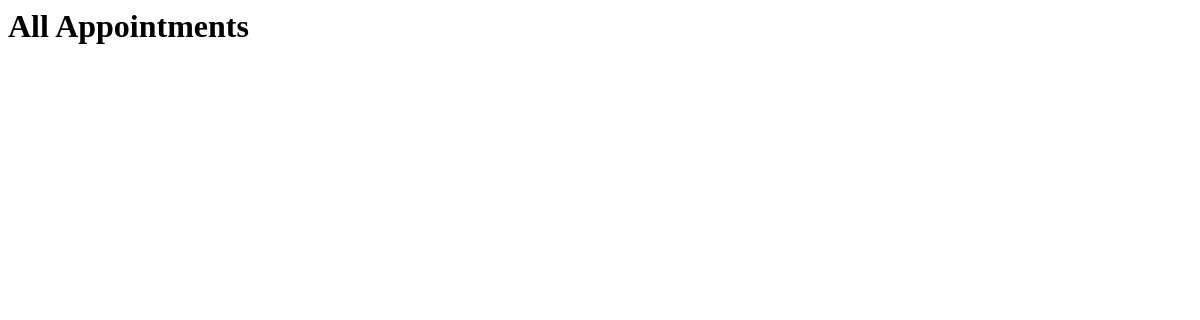
/appointment/ (signed in), run on an earlier commit of the app's database.
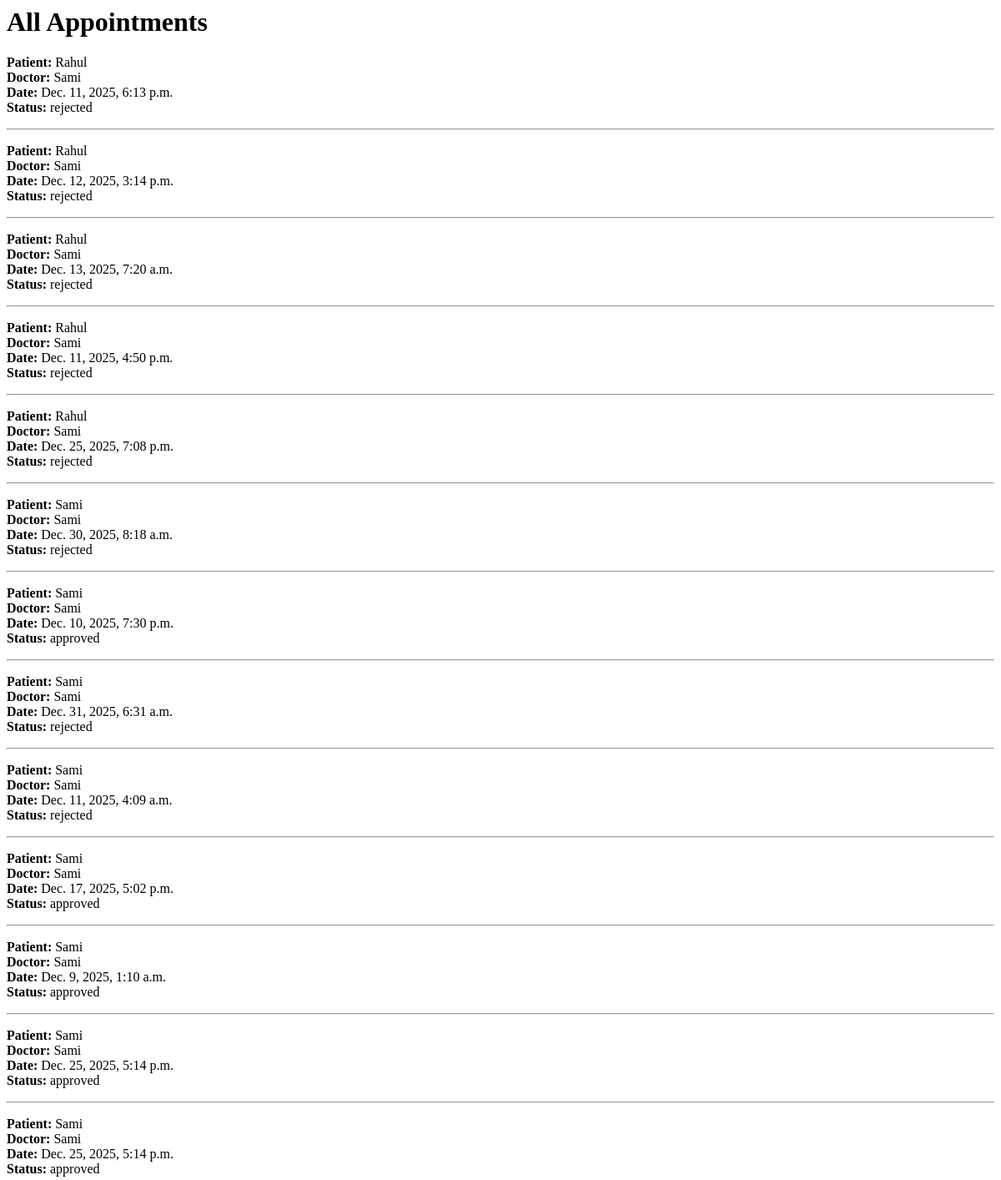
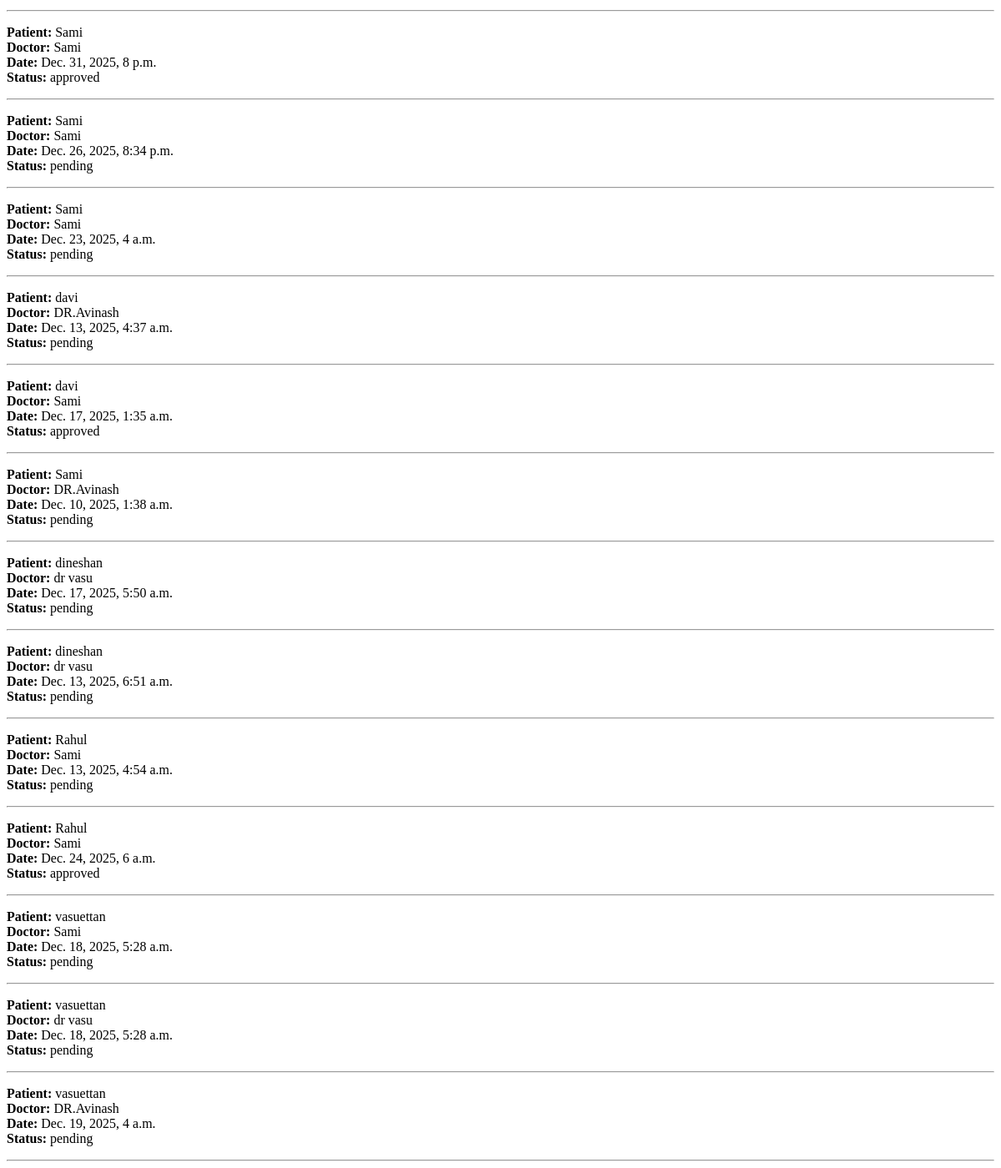
And on a later commit of the database (2 pictures, top to bottom).
### appointments/models.py (models this page shows, shortened)
class Appointment(models.Model):
    STATUS_CHOICES = (
        ("pending", "Pending"),
        ("approved", "Approved"),
        ("rejected", "Rejected"),
    )
    PAYMENT_STATUS = (
        ("unpaid", "Unpaid"),
        ("paid", "Paid"),
    )
    patient = models.ForeignKey(
        User,
        on_delete=models.CASCADE,
        related_name="patient_appointments"
    )
    doctor = models.ForeignKey(
        User,
        on_delete=models.CASCADE,
        related_name="doctor_appointments"
    )
    date = models.DateTimeField()
    reason = models.TextField(blank=True)
    status = models.CharField(
        max_length=10,
        choices=STATUS_CHOICES,
        default="pending"
    )
    payment_status = models.CharField(
        max_length=20,
        choices=PAYMENT_STATUS,
        default="unpaid"
    )
    razorpay_order_id = models.CharField(max_length=200, null=True, blank=True)
    razorpay_payment_id = models.CharField(max_length=200, null=True, blank=True)
    razorpay_signature = models.CharField(max_length=200, null=True, blank=True)
    created_at = models.DateTimeField(auto_now_add=True)

### accounts/models.py (models this page shows, shortened)
class User(AbstractUser):
    ROLE_CHOICES = (
        ('patient', 'Patient'),
        ('doctor', 'Doctor'),
    )
    role = models.CharField(max_length=20, choices=ROLE_CHOICES, default='patient')

### appointments/views.py (the view)
# urls.py: path("", views.appointment_list, name="appointment_list"),
@login_required
def appointment_list(request):
    appointments = Appointment.objects.all()
    return render(request, "appointments/appointment_list.html", {"appointments": appointments})

### appointments/templates/appointments/appointment_list.html
<h1>All Appointments</h1>
{% for a in appointments %}
    <p>
        <strong>Patient:</strong> {{ a.patient.username }} <br>
        <strong>Doctor:</strong> {{ a.doctor.username }} <br>
        <strong>Date:</strong> {{ a.date }} <br>
        <strong>Status:</strong> {{ a.status }}
    </p>
    <hr>
{% endfor %}

What changed in the data, as far as the page shows it:
added Appointment: patient.username "Rahul", doctor.username "Sami", date "Dec. 11, 2025, 6:13 p.m.", status "rejected"
added Appointment: patient.username "Rahul", doctor.username "Sami", date "Dec. 12, 2025, 3:14 p.m.", status "rejected"
added Appointment: patient.username "Rahul", doctor.username "Sami", date "Dec. 13, 2025, 7:20 a.m.", status "rejected"
added Appointment: patient.username "Rahul", doctor.username "Sami", date "Dec. 11, 2025, 4:50 p.m.", status "rejected"
added Appointment: patient.username "Rahul", doctor.username "Sami", date "Dec. 25, 2025, 7:08 p.m.", status "rejected"
added Appointment: patient.username "Sami", doctor.username "Sami", date "Dec. 30, 2025, 8:18 a.m.", status "rejected"
added Appointment: patient.username "Sami", doctor.username "Sami", date "Dec. 10, 2025, 7:30 p.m.", status "approved"
added Appointment: patient.username "Sami", doctor.username "Sami", date "Dec. 31, 2025, 6:31 a.m.", status "rejected"
added Appointment: patient.username "Sami", doctor.username "Sami", date "Dec. 11, 2025, 4:09 a.m.", status "rejected"
added Appointment: patient.username "Sami", doctor.username "Sami", date "Dec. 17, 2025, 5:02 p.m.", status "approved"
added Appointment: patient.username "Sami", doctor.username "Sami", date "Dec. 9, 2025, 1:10 a.m.", status "approved"
added Appointment: patient.username "Sami", doctor.username "Sami", date "Dec. 25, 2025, 5:14 p.m.", status "approved"
added Appointment: patient.username "Sami", doctor.username "Sami", date "Dec. 25, 2025, 5:14 p.m.", status "approved"
added Appointment: patient.username "Sami", doctor.username "Sami", date "Dec. 31, 2025, 8 p.m.", status "approved"
added Appointment: patient.username "Sami", doctor.username "Sami", date "Dec. 26, 2025, 8:34 p.m.", status "pending"
added Appointment: patient.username "Sami", doctor.username "Sami", date "Dec. 23, 2025, 4 a.m.", status "pending"
added Appointment: patient.username "davi", doctor.username "DR.Avinash", date "Dec. 13, 2025, 4:37 a.m.", status "pending"
added Appointment: patient.username "davi", doctor.username "Sami", date "Dec. 17, 2025, 1:35 a.m.", status "approved"
added Appointment: patient.username "Sami", doctor.username "DR.Avinash", date "Dec. 10, 2025, 1:38 a.m.", status "pending"
added Appointment: patient.username "dineshan", doctor.username "dr vasu", date "Dec. 17, 2025, 5:50 a.m.", status "pending"
added Appointment: patient.username "dineshan", doctor.username "dr vasu", date "Dec. 13, 2025, 6:51 a.m.", status "pending"
added Appointment: patient.username "Rahul", doctor.username "Sami", date "Dec. 13, 2025, 4:54 a.m.", status "pending"
added Appointment: patient.username "Rahul", doctor.username "Sami", date "Dec. 24, 2025, 6 a.m.", status "approved"
added Appointment: patient.username "vasuettan", doctor.username "Sami", date "Dec. 18, 2025, 5:28 a.m.", status "pending"
added Appointment: patient.username "vasuettan", doctor.username "dr vasu", date "Dec. 18, 2025, 5:28 a.m.", status "pending"
added Appointment: patient.username "vasuettan", doctor.username "DR.Avinash", date "Dec. 19, 2025, 4 a.m.", status "pending"
